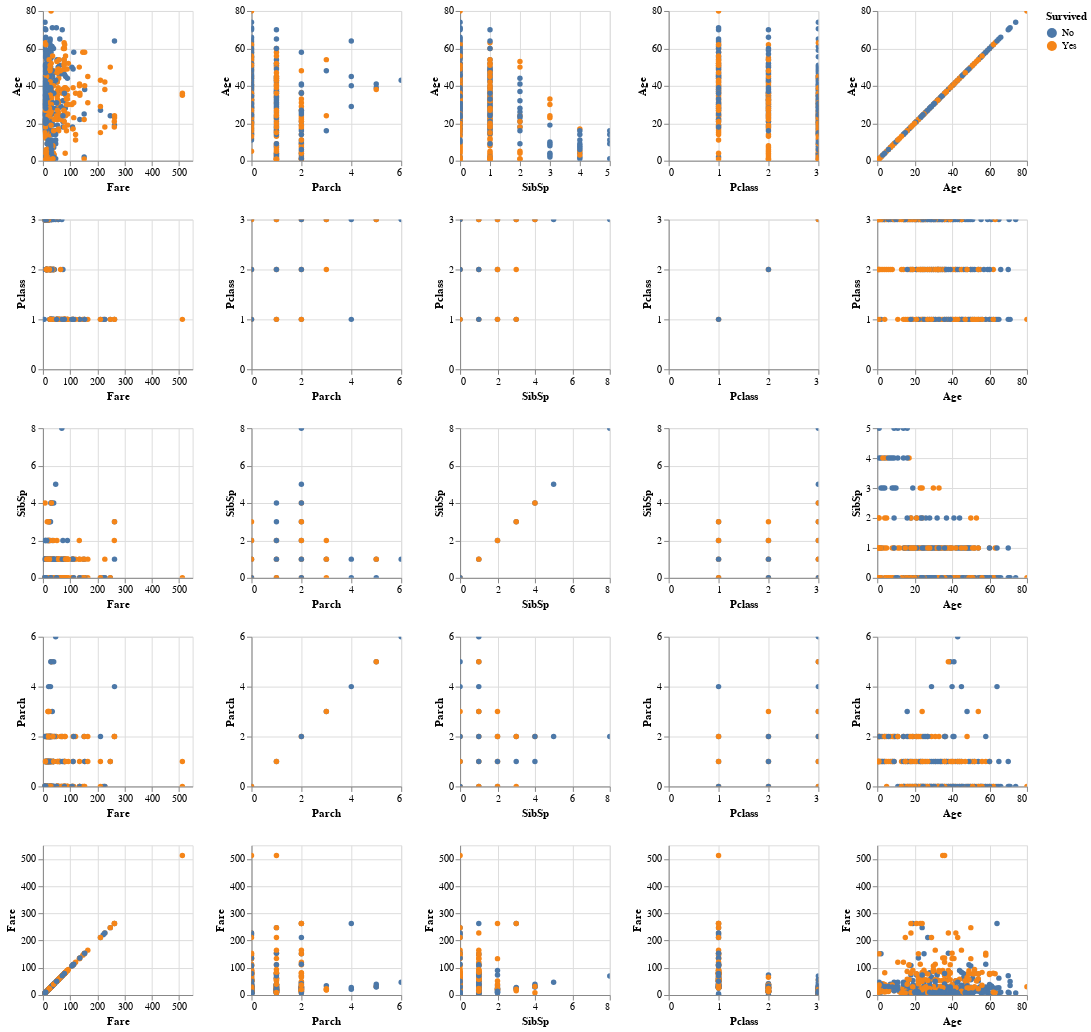

This figure's notebook cell:
### Markdown cell above
## Part 3: Pairwise Comparisons
Use your visualization library of choice to look at how the survival distribution varied across different groups.

- Choose some features that you think might have had some influence over the likelihood of a titanic passenger surviving.

- For each of those features, generate a chart for each feature showing the survival distributions when taking that feature into account

### Code cell
alt.Chart(df).mark_circle().encode(
    alt.X(alt.repeat("column"), type='quantitative'),
    alt.Y(alt.repeat("row"), type='quantitative'),
    color='Survived:N',
    tooltip = ['count(Survived)']
).properties(
    width=150,
    height=150
).repeat(
    row=['Age','Pclass', 'SibSp', 'Parch','Fare'],
    column=['Fare', 'Parch', 'SibSp', 'Pclass','Age']
).interactive()

### Figure 1 — Vega-Lite specification as saved in the notebook (floating-point values rounded to 4 significant figures; data arrays with more than 128 entries replaced by an {"elided": "..."} marker saying what was removed)
{"config": {"view": {"continuousWidth": 400, "continuousHeight": 300}}, "repeat": {"column": ["Fare", "Parch", "SibSp", "Pclass", "Age"], "row": ["Age", "Pclass", "SibSp", "Parch", "Fare"]}, "spec": {"data": {"name": "data-17b5a9272cdb76617ac540c5321e65cb"}, "mark": "circle", "encoding": {"color": {"field": "Survived", "type": "nominal"}, "tooltip": [{"aggregate": "count", "field": "Survived", "type": "nominal"}], "x": {"field": {"repeat": "column"}, "type": "quantitative"}, "y": {"field": {"repeat": "row"}, "type": "quantitative"}}, "height": 150, "selection": {"selector001": {"type": "interval", "bind": "scales", "encodings": ["x", "y"]}}, "width": 150}, "$schema": "https://vega.github.io/schema/vega-lite/v4.17.0.json", "datasets": {"data-17b5a9272cdb76617ac540c5321e65cb": {"elided": "891 records"}}}
